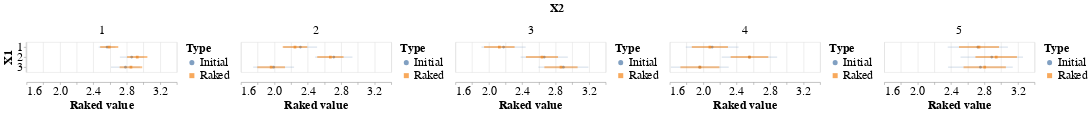

Notebook code for this chart:
### Markdown cell above
We plot initial values and raked values with their uncertainties (plus or minus the standard deviation).

### Code cell
bar = alt.Chart(df_raked).mark_errorbar(clip=True, opacity=0.5).encode(
    alt.X('Upper:Q', scale=alt.Scale(zero=False), axis=alt.Axis(title='Raked value')),
    alt.X2('Lower:Q'),
    alt.Y('X1:N', axis=alt.Axis(title='X1')),
    color=alt.Color('Type:N', legend=None),
    strokeWidth=alt.StrokeWidth('width:Q', legend=None)
)
point = alt.Chart(df_raked).mark_point(
    filled=True
).encode(
    alt.X('Value:Q'),
    alt.Y('X1:N'),
    color=alt.Color('Type:N'),
    shape=alt.Shape('Type:N')
)
chart = alt.layer(point, bar).resolve_scale(
    shape='independent',
    color='independent'
).facet(
    column=alt.Column('X2:N', header=alt.Header(title='X2', titleFontSize=24, labelFontSize=24)),
).configure_axis(
    labelFontSize=24,
    titleFontSize=24
).configure_legend(
    labelFontSize=24,
    titleFontSize=24
)
chart

### Figure 1 — Vega-Lite specification as saved in the notebook (floating-point values rounded to 4 significant figures)
{"config": {"view": {"continuousWidth": 300, "continuousHeight": 300}, "axis": {"labelFontSize": 24, "titleFontSize": 24}, "legend": {"labelFontSize": 24, "titleFontSize": 24}}, "data": {"name": "data-89ea2257b80b006d5849e2b2fe00f0bf"}, "facet": {"column": {"field": "X2", "header": {"labelFontSize": 24, "title": "X2", "titleFontSize": 24}, "type": "nominal"}}, "spec": {"layer": [{"mark": {"type": "point", "filled": true}, "encoding": {"color": {"field": "Type", "type": "nominal"}, "shape": {"field": "Type", "type": "nominal"}, "x": {"field": "Value", "type": "quantitative"}, "y": {"field": "X1", "type": "nominal"}}}, {"mark": {"type": "errorbar", "clip": true, "opacity": 0.5}, "encoding": {"color": {"field": "Type", "legend": null, "type": "nominal"}, "strokeWidth": {"field": "width", "legend": null, "type": "quantitative"}, "x": {"axis": {"title": "Raked value"}, "field": "Upper", "scale": {"zero": false}, "type": "quantitative"}, "x2": {"field": "Lower"}, "y": {"axis": {"title": "X1"}, "field": "X1", "type": "nominal"}}}], "resolve": {"scale": {"color": "independent", "shape": "independent"}}}, "$schema": "https://vega.github.io/schema/vega-lite/v5.17.0.json", "datasets": {"data-89ea2257b80b006d5849e2b2fe00f0bf": [{"X1": 1, "X2": 1, "Value": 2.564, "Type": "Initial", "width": 1, "variance": 0.01, "Upper": 2.664, "Lower": 2.464}, {"X1": 2, "X2": 1, "Value": 2.859, "Type": "Initial", "width": 1, "variance": 0.02, "Upper": 3.001, "Lower": 2.718}, {"X1": 3, "X2": 1, "Value": 2.785, "Type": "Initial", "width": 1, "variance": 0.03, "Upper": 2.958, "Lower": 2.611}, {"X1": 1, "X2": 2, "Value": 2.312, "Type": "Initial", "width": 1, "variance": 0.04, "Upper": 2.512, "Lower": 2.112}, {"X1": 2, "X2": 2, "Value": 2.711, "Type": "Initial", "width": 1, "variance": 0.05, "Upper": 2.935, "Lower": 2.488}, {"X1": 3, "X2": 2, "Value": 1.991, "Type": "Initial", "width": 1, "variance": 0.06, "Upper": 2.236, "Lower": 1.746}, {"X1": 1, "X2": 3, "Value": 2.177, "Type": "Initial", "width": 1, "variance": 0.07, "Upper": 2.442, "Lower": 1.912}, {"X1": 2, "X2": 3, "Value": 2.664, "Type": "Initial", "width": 1, "variance": 0.08, "Upper": 2.947, "Lower": 2.381}, {"X1": 3, "X2": 3, "Value": 2.893, "Type": "Initial", "width": 1, "variance": 0.09, "Upper": 3.193, "Lower": 2.593}, {"X1": 1, "X2": 4, "Value": 2.107, "Type": "Initial", "width": 1, "variance": 0.1, "Upper": 2.423, "Lower": 1.791}, {"X1": 2, "X2": 4, "Value": 2.553, "Type": "Initial", "width": 1, "variance": 0.11, "Upper": 2.885, "Lower": 2.222}, {"X1": 3, "X2": 4, "Value": 1.959, "Type": "Initial", "width": 1, "variance": 0.12, "Upper": 2.306, "Lower": 1.613}, {"X1": 1, "X2": 5, "Value": 2.72, "Type": "Initial", "width": 1, "variance": 0.13, "Upper": 3.081, "Lower": 2.36}, {"X1": 2, "X2": 5, "Value": 2.888, "Type": "Initial", "width": 1, "variance": 0.14, "Upper": 3.262, "Lower": 2.513}, {"X1": 3, "X2": 5, "Value": 2.752, "Type": "Initial", "width": 1, "variance": 0.15, "Upper": 3.139, "Lower": 2.364}, {"X1": 1, "X2": 1, "Value": 2.59, "Type": "Raked", "width": 2, "variance": 0.01175, "Upper": 2.698, "Lower": 2.482}, {"X1": 2, "X2": 1, "Value": 2.925, "Type": "Raked", "width": 2, "variance": 0.01475, "Upper": 3.047, "Lower": 2.804}, {"X1": 3, "X2": 1, "Value": 2.85, "Type": "Raked", "width": 2, "variance": 0.01823, "Upper": 2.985, "Lower": 2.715}, {"X1": 1, "X2": 2, "Value": 2.247, "Type": "Raked", "width": 2, "variance": 0.02154, "Upper": 2.394, "Lower": 2.1}, {"X1": 2, "X2": 2, "Value": 2.671, "Type": "Raked", "width": 2, "variance": 0.02479, "Upper": 2.828, "Lower": 2.513}, {"X1": 3, "X2": 2, "Value": 1.962, "Type": "Raked", "width": 2, "variance": 0.02752, "Upper": 2.127, "Lower": 1.796}, {"X1": 1, "X2": 3, "Value": 2.126, "Type": "Raked", "width": 2, "variance": 0.03338, "Upper": 2.309, "Lower": 1.944}, {"X1": 2, "X2": 3, "Value": 2.637, "Type": "Raked", "width": 2, "variance": 0.03686, "Upper": 2.829, "Lower": 2.445}, {"X1": 3, "X2": 3, "Value": 2.865, "Type": "Raked", "width": 2, "variance": 0.03953, "Upper": 3.063, "Lower": 2.666}, {"X1": 1, "X2": 4, "Value": 2.08, "Type": "Raked", "width": 2, "variance": 0.04684, "Upper": 2.296, "Lower": 1.863}, {"X1": 2, "X2": 4, "Value": 2.554, "Type": "Raked", "width": 2, "variance": 0.05072, "Upper": 2.779, "Lower": 2.329}, {"X1": 3, "X2": 4, "Value": 1.96, "Type": "Raked", "width": 2, "variance": 0.0545, "Upper": 2.194, "Lower": 1.727}, {"X1": 1, "X2": 5, "Value": 2.735, "Type": "Raked", "width": 2, "variance": 0.05746, "Upper": 2.974, "Lower": 2.495}, {"X1": 2, "X2": 5, "Value": 2.941, "Type": "Raked", "width": 2, "variance": 0.06185, "Upper": 3.189, "Lower": 2.692}, {"X1": 3, "X2": 5, "Value": 2.803, "Type": "Raked", "width": 2, "variance": 0.06421, "Upper": 3.056, "Lower": 2.549}]}}
